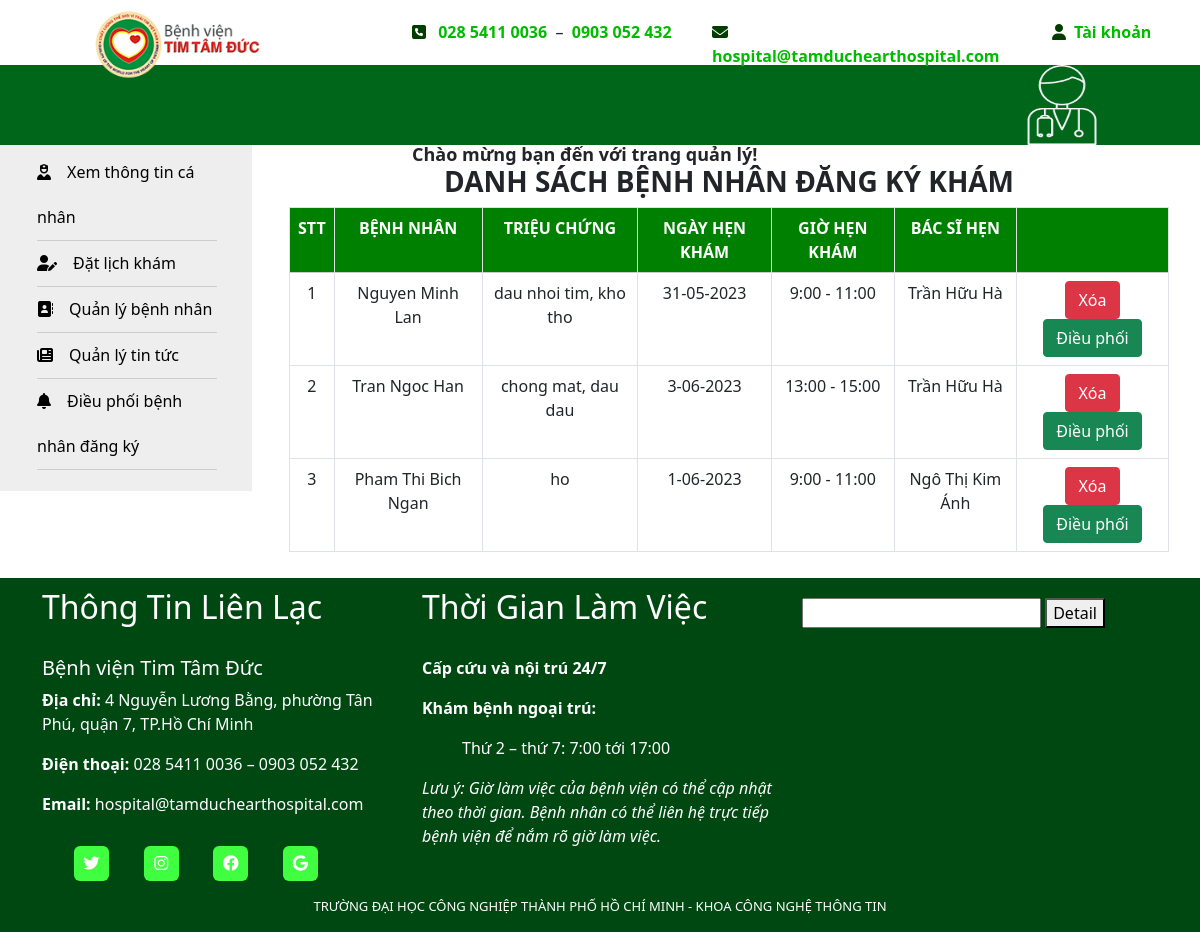
Screenshot of /healthcare-staff/BenhNhanDangKy.php (signed in) with the database file from the repository.
### tables this page shows
CREATE TABLE `phieudkkham` (
  `id_phieudk` int(10) UNSIGNED NOT NULL,
  `ngayhen` varchar(100) NOT NULL,
  `ngaydatlich` date NOT NULL,
  `trieuchung` varchar(100) NOT NULL,
  `phikham` double NOT NULL,
  `status` int(5) NOT NULL,
  `code_phieu` varchar(50) NOT NULL,
  `id_benhnhan` int(11) NOT NULL,
  `id_bacsi` int(11) NOT NULL,
  `token` varchar(100) NOT NULL
);

CREATE TABLE `benhnhan` (
  `id_benhnhan` int(10) UNSIGNED NOT NULL,
  `tenbenhnhan` varchar(100) NOT NULL,
  `gioitinh` varchar(50) NOT NULL,
  `namsinh` varchar(11) NOT NULL,
  `diachi` varchar(100) NOT NULL,
  `sdt` varchar(100) NOT NULL,
  `hinhanh` varchar(255) NOT NULL,
  `token` varchar(100) NOT NULL
);

CREATE TABLE `bacsi` (
  `id_bacsi` int(10) UNSIGNED NOT NULL,
  `tenbacsi` varchar(50) NOT NULL,
  `gioitinh` varchar(50) NOT NULL,
  `namsinh` year(4) NOT NULL,
  `diachi` varchar(100) NOT NULL,
  `sdt` varchar(10) NOT NULL,
  `hinhanh` varchar(500) NOT NULL,
  `chucvu` varchar(255) NOT NULL,
  `mota` varchar(2000) NOT NULL,
  `noidung` longtext NOT NULL,
  `phong` varchar(100) NOT NULL,
  `id_khoa` int(11) NOT NULL
);

### class/clsadmin.php (called while the page is built, shortened)
<?php
class admin
{
    function connect()
    {
        $con = mysqli_connect("localhost", "root", "", "benhvien");
        if (!$con) {
            echo 'Không kết nối cơ sở dữ liệu!';
            exit();
        } else {
            mysqli_set_charset($con, "utf8");
            return $con;
        }
    }
    function laycot($sql)
    {
        $link = $this->connect();
        $ketqua = mysqli_query($link, $sql);
        $i = mysqli_num_rows($ketqua);
        $giatri = '';
        if ($i > 0) {
            while ($row = mysqli_fetch_array($ketqua)) {
                $id = $row['0'];
                $giatri = $id;
            }
        }
        return $giatri;
    }
}

### healthcare-staff/BenhNhanDangKy.php (the view, shortened to what this page needs)
<?php
include("../class/clsadmin.php");
$p = new admin();
?>
<!DOCTYPE html>
<html lang="en">
<head>
    <link rel="stylesheet" href="https://cdnjs.cloudflare.com/ajax/libs/animate.css/4.1.1/animate.min.css" />
    <link href="https://cdn.jsdelivr.net/npm/bootstrap@5.0.2/dist/css/bootstrap.min.css" rel="stylesheet">
</head>
<body>
    <?php include("header.php"); ?>
    <?php include("menu.php"); ?>
    <nav>
        <ul>
            <li><a href="XemThongTinCaNhan.php"><i class="fa fa-user-nurse"></i>&emsp;Xem thông tin cá nhân</a></li>
            <li><a href="datlichbn.php"><i class="fa fa-user-pen"></i>&emsp;Đặt lịch khám</a></li>
            <li><a href="QuanLyBenhNhan.php"><i class="fa fa-address-book"></i>&emsp;Quản lý bệnh nhân</a></li>
            <li><a href="QuanLyTinTuc.php"><i class="fa fa-newspaper"></i>&emsp;Quản lý tin tức</a></li>
            <li><a href="BenhNhanDangKy.php"><i class="fa fa-bell"></i>&emsp;Điều phối bệnh nhân đăng ký</a></li>
        </ul>
    </nav>
    <section>
        <div class="information">
            <div class="container" style="width:100%; margin-left:15px;">
                <h3 style="text-align: center;font-weight: bold">DANH SÁCH BỆNH NHÂN ĐĂNG KÝ KHÁM</h3>
                <?php
                $sql = "SELECT * FROM phieudkkham";
                $ketqua = mysqli_query($p->connect(), $sql);
                ?>
                <table class="table table-bordered">
                    <tr style=" border-bottom:1px solid #ccc; background-color:green; color: white;">
                        <th>STT</th>
                        <th scope="col">BỆNH NHÂN</th>
                        <th>TRIỆU CHỨNG</th>
                        <th>NGÀY HẸN KHÁM</th>
                        <th>GIỜ HẸN KHÁM</th>
                        <th>BÁC SĨ HẸN</th>
                        <th></th>
                    </tr>
                    <?php
                    $dem = 1;
                    while ($row = mysqli_fetch_array($ketqua)) {
                        $id_phieudk = $row['id_phieudk'];
                        $id_benhnhan = $row['id_benhnhan'];
                        $trieuchung = $row['trieuchung'];
                        $id_bacsi = $row['id_bacsi'];
                        $array_ngayhen = explode('_', $row['ngayhen']);
                    ?>
                        <tr>
                            <td><?php echo $dem; ?></td>
                            <td><?php echo $p->laycot("SELECT tenbenhnhan FROM benhnhan WHERE id_benhnhan = '" . $id_benhnhan . "'")   ?></td>
                            <td><?php echo $trieuchung;  ?></td>
                            <td><?php echo date('j-m-Y', strtotime($array_ngayhen[1])) ?></td>
                            <td><?php
                                if ($array_ngayhen[0] == 1) :
                                    echo "7:00 - 9:00";
                                elseif ($array_ngayhen[0] == 2) :
                                    echo "9:00 - 11:00";
                                elseif ($array_ngayhen[0] == 3) :
                                    echo "13:00 - 15:00";
                                else :
                                    echo "15:00 - 17:00";
                                endif; ?></td>
                            <td><?php echo $p->laycot("SELECT tenbacsi FROM bacsi WHERE id_bacsi ='" . $id_bacsi . "'") ?></td>
                            <td><a class="btn btn-danger" href="?id_pdk=<?php echo $id_phieudk; ?>">Xóa</a>
                                <a href="dieuphoi.php?id_pdk=<?php echo $id_phieudk; ?>" class="update btn btn-success">
                                    Điều phối
                                </a>
                            </td>
                        </tr>
                    <?php
                        $dem++;
                    }
                    ?>
                </table>
            </div>
        </div>
    </section>
    <footer>
        <?php include("footer.php"); ?>
    </footer>
</body>
</html>

### healthcare-staff/BenhNhanDangKy.php (style rules this page uses)
nav { line-height: 45px; background-color: #eeeeee; height: 100%; width: 21%; float: left; padding: 5px; }
section { width: 77%; float: left; padding: 10px; }
footer { clear: both; }
nav ul { padding-right: 30px; }
nav ul li { border-bottom: 1px solid #cdcdcd; }
nav ul li a { color: black; text-decoration: none; }
nav ul { list-style: none; }
table, tr { border-top: 1px solid #ccc; border-bottom: 1px solid #ccc; }
table { border-collapse: collapse; width: 100%; text-align: center; }
th, td { text-align: center; padding: 10px; border-bottom: 1px solid #ccc; }

### healthcare-staff/header.php (style rules this page uses)
li>a { color: #00bb00; }

### healthcare-staff/footer.php (style rules this page uses)
footer { margin-top: 30px; }
.container { padding-top: 10px; }

### rows the page displays
phieudkkham: id_benhnhan.tenbenhnhan "Nguyen Minh Lan", trieuchung "dau nhoi tim, kho tho", ngayhen "31-05-2023", shows "9:00 - 11:00", id_bacsi.tenbacsi "Trần Hữu Hà"
phieudkkham: id_benhnhan.tenbenhnhan "Tran Ngoc Han", trieuchung "chong mat, dau dau", ngayhen "3-06-2023", shows "13:00 - 15:00", id_bacsi.tenbacsi "Trần Hữu Hà"
phieudkkham: id_benhnhan.tenbenhnhan "Pham Thi Bich Ngan", trieuchung "ho", ngayhen "1-06-2023", shows "9:00 - 11:00", id_bacsi.tenbacsi "Ngô Thị Kim Ánh"
